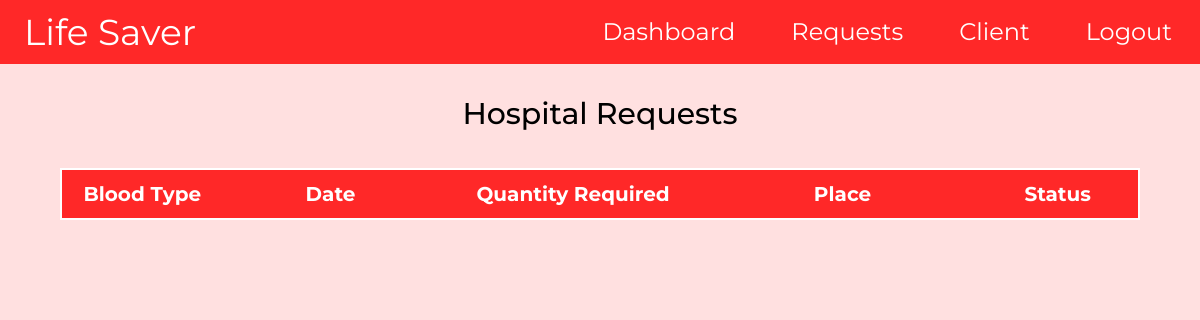
The app's page /check/1, older data.
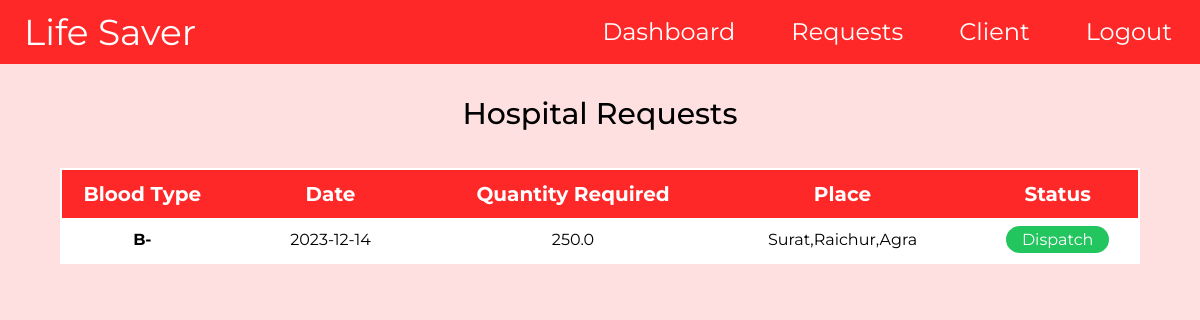
The same page, newer data.
### app/models.py (models this page shows)
class BloodTransfusionRecord(UserMixin,db.Model):
    transfusion_id = db.Column(db.Integer, primary_key=True, autoincrement=True)
    recipient_id = db.Column(db.Integer, db.ForeignKey('recipient.recipient_id'), nullable=False)
    transfusion_date = db.Column(db.Date, nullable=False)
    blood_type = db.Column(db.String(5), nullable=False)
    quantity_transfused = db.Column(db.Float, nullable=False)
    city1 = db.Column(db.String(100), nullable=False)
    city2 = db.Column(db.String(100), nullable=False)
    city3 = db.Column(db.String(100), nullable=False)
    status = db.Column(db.Integer, default=0)
    month = db.Column(db.String(10))  # New column for storing month-year
    recipient = db.relationship('Recipient', backref='transfusion_records')

### app/routes.py (the view, shortened to what this page needs)
@app.route('/check/<int:transfusion_id>', methods=['GET'])
def check(transfusion_id):
    transfusion_record = BloodTransfusionRecord.query.filter_by(transfusion_id=transfusion_id).first()
    ua = BloodTransfusionRecord.query.filter().all()
    if transfusion_record:
        blood_type = transfusion_record.blood_type
        quantity_transfused = transfusion_record.quantity_transfused
        city1 = transfusion_record.city1
        city2 = transfusion_record.city2
        city3 = transfusion_record.city3
        exact_match = BloodInventory.query.filter_by(
            blood_type=blood_type,
            quantity_donated=quantity_transfused,
            storage_location=city1
        ).first()
        quantity_match = BloodInventory.query.filter(
            BloodInventory.blood_type == blood_type,
            BloodInventory.quantity_donated >= quantity_transfused,
            BloodInventory.storage_location == city1
        ).first()
        city2_match = BloodInventory.query.filter_by(
            blood_type = blood_type,
            quantity_donated = quantity_transfused,
            storage_location = city2
        ).first()
        quantity_match_2 = BloodInventory.query.filter(
            BloodInventory.blood_type == blood_type,
            BloodInventory.quantity_donated >= quantity_transfused,
            BloodInventory.storage_location == city2
        ).first()
        city3_match = BloodInventory.query.filter_by(
            blood_type = blood_type,
            quantity_donated = quantity_transfused,
            storage_location = city3
        ).first()
        quantity_match_3 = BloodInventory.query.filter(
            BloodInventory.blood_type == blood_type,
            BloodInventory.quantity_donated >= quantity_transfused,
            BloodInventory.storage_location == city3
        ).first()
        quantity_less_match_city1 = BloodInventory.query.filter(
            BloodInventory.blood_type == blood_type,
            BloodInventory.quantity_donated <= quantity_transfused,
            BloodInventory.storage_location == city1
        ).first()
        quantity_less_match_city2 = BloodInventory.query.filter(
            BloodInventory.blood_type == blood_type,
            BloodInventory.quantity_donated <= quantity_transfused,
            BloodInventory.storage_location == city2
        ).first()
        quantity_less_match_city3 = BloodInventory.query.filter(
            BloodInventory.blood_type == blood_type,
            BloodInventory.quantity_donated <= quantity_transfused,
            BloodInventory.storage_location == city3
        ).first()
        return render_template('Admin/Admin_HRequests.html',ua = ua,found=False,id=transfusion_id)
    return render_template('Admin/Admin_HRequests.html',ua = ua,found=False,id=-1)

### app/templates/Admin/Admin_HRequests.html (shortened to what this page needs)
<!DOCTYPE html>
<html lang="en" class="box-border scroll-smooth focus:scroll-auto">
<head>
  <script src="https://cdn.tailwindcss.com"></script>
  <link rel="stylesheet" href="{{ url_for('static', filename='profile.css') }}" />
</head>
<body class="dreq-body bg-[#ffe0e0]">
  <nav class="bg-[#FF2828] w-full flex py-[12px] text-white text-[24px] max-[830px]:hidden ">
    <div
      class="flex items-center w-[20%] ml-6 text-4xl hover:tracking-[0.1em] transition-all duration-700 cursor-pointer">
      <a href="{{ url_for('index') }}">Life Saver</a>
    </div>
    <div class="flex w-[80%] justify-end items-center">
      <div class="cursor-pointer hover:border-b-2 hover:border-white transition-all duration-100 mx-7">
        <a href="{{ url_for('Admin') }}">Dashboard</a>
      </div>
      <div class="nav-btn p-dropdown ap-req-dropdown input">
        <div class="temp flex items-center">
          <button class="inline mx-[28px]" onclick="showItemS()">
            <div class="hover:border-b-2 hover:border-white transition-all duration-100">Requests</div>
          </button>
        </div>
      </div>
      <div class="nav-btn2 p-dropdown ap-client-dropdown input">
        <div class="temp flex items-center">
          <button class="inline mx-[28px]" onclick="showItemSClient()">
            <div id="profile-pic-main" class="hover:border-b-2 hover:border-white transition-all duration-100">Client
            </div>
          </button>
        </div>
      </div>
      <div class="cursor-pointer hover:border-b-2 hover:border-white transition-all duration-100 mx-7">
        <a href="{{ url_for('logout') }}">Logout</a>
      </div>
    </div>
  </nav>
  <div class="my-8  text-3xl font-medium text-center">Hospital Requests</div>
  <div class="mt-8 flex justify-center mb-[4rem]">
    <div class="h-req w-[90%] overflow-x-scroll t-scroll pt-1 ">
      <table>
        <tr>
          <th class="bg-[#ff2828] text-white text-xl ">Blood Type</th>
          <th class="bg-[#ff2828] text-white text-xl ">Date</th>
          <th class="bg-[#ff2828] text-white text-xl ">Quantity Required</th>
          <th class="bg-[#ff2828] text-white text-xl ">Place</th>
          <th class="bg-[#ff2828] text-white text-xl ">Status</th>
        </tr>
        {% for appo in ua%}
        {% if appo.status == 0 %}
        <tr>
          <td class="font-bold">{{ appo.blood_type}}</td>
          <td>{{ appo.transfusion_date }}</td>
          <td>{{ appo.quantity_transfused }}</td>
          <td>{{ appo.city1 }},{{ appo.city2 }},{{ appo.city3 }}</td>
          <td>
            {% if appo.transfusion_id != id%}
            <a class="fill-form bg-green-500 px-4 py-1 text-[#fff] rounded-2xl" href="javascript:void(0);"
              onclick="confirmDispatch('{{ appo.transfusion_id }}')">
              Dispatch
            </a>
            {% elif appo.transfusion_id == id and found == False%}
            <a class="fill-form bg-red-500 px-4 py-1 text-[#fff] rounded-2xl"
              href="{{ url_for('delete_request', transfusion_id=appo.transfusion_id) }}">
              Not Available
            </a>
            {% endif %}
          </td>
        </tr>
        {% endif %}
        {% endfor %}
      </table>
    </div>
  </div>
</body>
</html>

### app/static/profile.css (style rules this page uses)
body { font-family: 'Montserrat', sans-serif; }
:root { --text-sm:1rem; --text-md:2rem; --text-lg:2.5rem; --text-elg:3rem; --text-xxl:3.5rem; --border-rad-main:1.5rem; --border-rad:2rem; --primary-color:#ff2828; }
.p-dropdown { position: relative; }
table { border-collapse: collapse; width: 100%; }
th, td { padding: 10px; text-align: center; }
th { background-color: #FF2828; color: white; }
td { color:black; }
th:nth-child(1), td:nth-child(1) { width: 30%; }
th:nth-child(2), td:nth-child(2) { width: 30%; }
th:nth-child(3), td:nth-child(3) { width: 20%; }
th:nth-child(4), td:nth-child(4) { width: 25%; }
th,td { white-space: nowrap; }
.h-req th, .h-req td { border: none; padding: 10px; text-align: center; }
.h-req tr:nth-child(even) { background-color: white; }
.h-req table { border:2px solid white; }
.h-req th:nth-child(1),.h-req td:nth-child(1) { width: 15%; }
.h-req th:nth-child(2),.h-req td:nth-child(2) { width: 20%; }
.h-req th:nth-child(3),.h-req td:nth-child(3) { width: 25%; }
.h-req th:nth-child(4),.h-req td:nth-child(4) { width: 25%; }
.h-req th:nth-child(5),.h-req td:nth-child(5) { width: 15%; }

Row changes from the older to the newer data that the page shows:
added BloodTransfusionRecord: blood_type "B-", transfusion_date "2023-12-14", quantity_transfused "250.0", city1 "Surat", city2 "Raichur", city3 "Agra"
